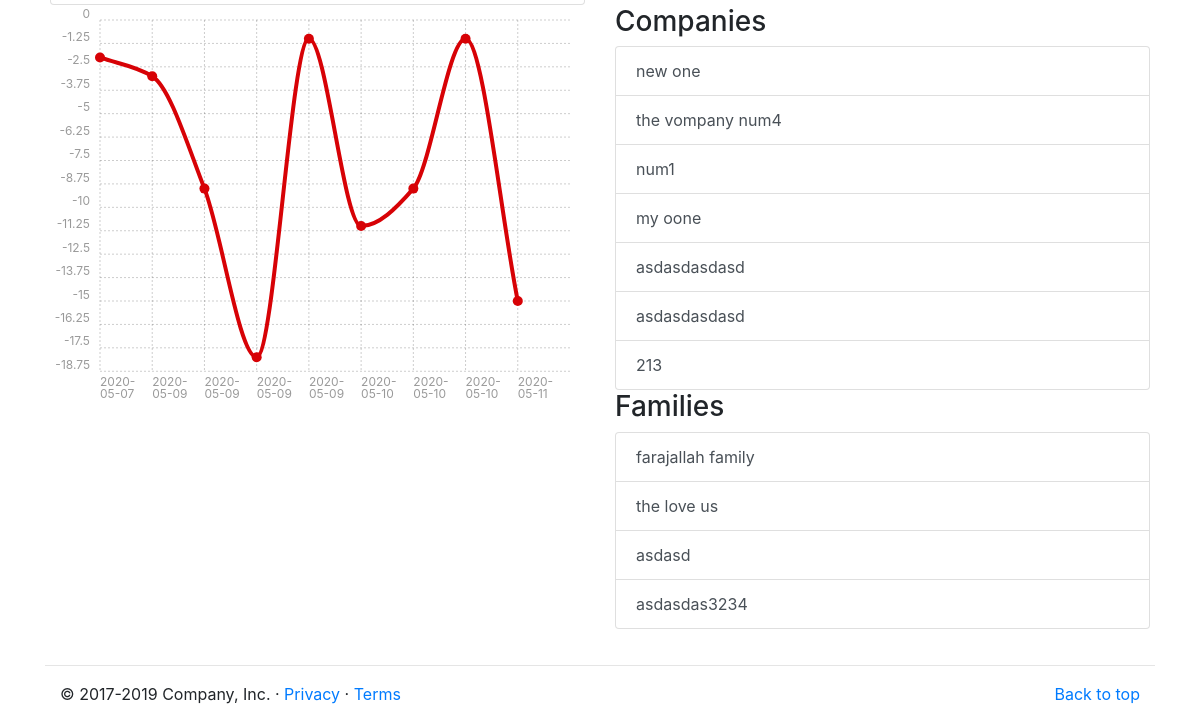
The app's page /users/dashboard/ (signed in, lower part), older data.
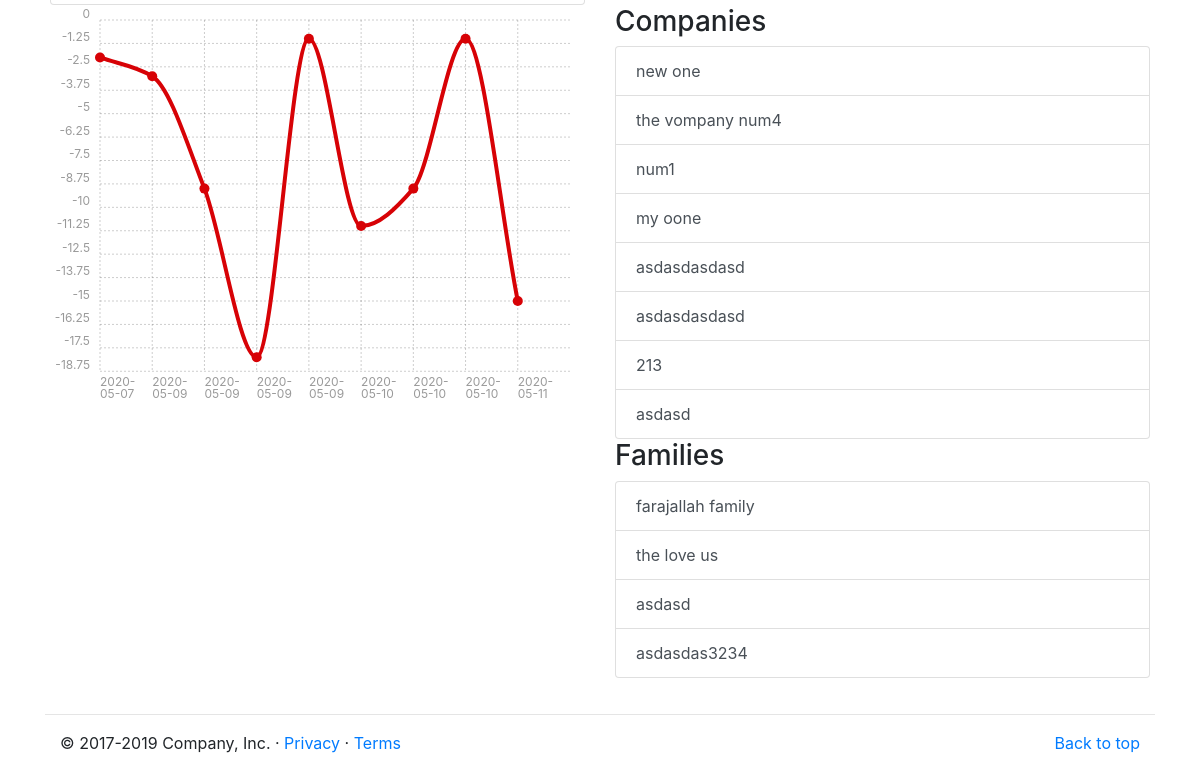
The same page, newer data.
### groups/models.py (models this page shows, shortened)
class Group(models.Model):
    created_at = models.DateTimeField(default=timezone.now)
    created_by = models.ForeignKey(
        User, on_delete=models.CASCADE, related_name="%(class)s_created"
    )
    name = models.CharField(max_length=255)
    slug = AutoSlugField(populate_from="name", default="", unique=True)
    description = models.TextField(default="")
    class Meta:
        abstract = True

class Company(Group):
    members = models.ManyToManyField(User, related_name="companies")
    class Meta:
        verbose_name_plural = "companies"

class Family(Group):
    members = models.ManyToManyField(User, related_name="families")
    class Meta:
        verbose_name_plural = "families"

### users/views.py (the view, shortened to what this page needs)
# urls.py: path("dashboard/", views.Dashboard.as_view(), name="dashboard"),
class Dashboard(LoginRequiredMixin, SelectRelatedMixin, generic.TemplateView):
    model = User
    select_related = "thoughts"
    template_name = "users/dashboard.html"

### thoughts/templatetags/thought_tags.py (called while the page is built)
@register.inclusion_tag("thoughts/_form.html")
def thought_form():
    form = ThoughtForm()
    return {"form": form}

@register.simple_tag(takes_context=True)
def chart_data(context):
    user = context["user"]
    ten_days_ago = timezone.now() - datetime.timedelta(days=10)
    thoughts = user.thoughts.filter(recorded_at__gte=ten_days_ago).order_by(
        "recorded_at"
    )
    return json.dumps(
        {
            "labels": [
                thought.recorded_at.strftime("%Y-%m-%d") for thought in thoughts
            ],
            "series": [[thought.condition * -1 for thought in thoughts]],
        }
    )

### users/templates/users/dashboard.html (shortened to what this page needs)
{% extends 'layout.html' %}
{% load static %}
{% load thought_tags %}
{% block content %}
<div class="container" style="padding: 20px;">
    <dev class="row">
        <div class="col-md-6">
            <div class="list-group">
                {% for thought in user.thoughts.all %}
                <div class="list-group-item">
                </div>
                {% endfor %}
            </div>
        </div>
        <dev class="col-md-6">
        </dev>
    </dev>
    <div class="row">
        <div class="col-md-6">
            <div class="ct-chart ct-perfect-fourth"></div>
        </div>
        <div class="col-md-6">
            <h3>Companies</h3>
            <div class="list-group">
                {% for company in user.companies.all %}
                <a href="{% url 'groups:detail-com' slug=company.slug %}"
                    class="list-group-item list-group-item-action ">{{ company.name }}</a>
                {% endfor %}
            </div>
            <h3>Families</h3>
            <div class="list-group">
                {% for family in user.families.all %}
                <a href="{% url 'groups:detail-fam' slug=family.slug %}"
                    class="list-group-item list-group-item-action ">{{ family.name }}</a>
                {% endfor %}
            </div>
        </div>
    </div>
</div>
{% endblock %}
{% block css %}
<link rel="stylesheet" href='{% static "js/chartist/chartist.min.css" %}'>
{% endblock %}

Row changes from the older to the newer data that the page shows:
now on this page (row edited): Company: name "asdasd"
